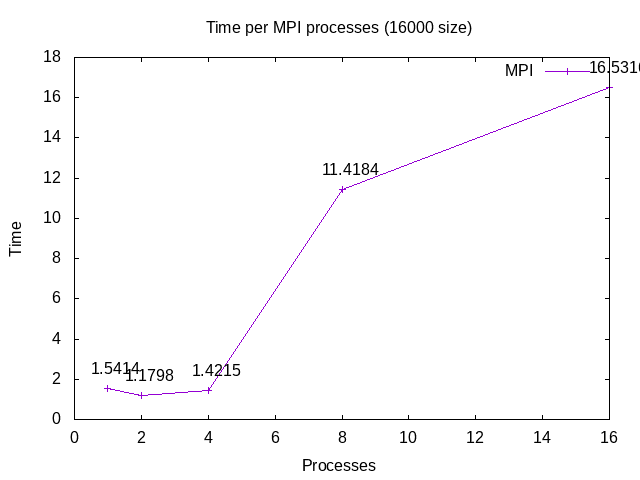

Write gnuplot code to recreate this figure.

    set terminal png
    set output 'plot.png'
    set title 'Time per MPI processes (16000 size)'
    set ylabel 'Time'
    set xlabel 'Processes'
    plot 'task2_data.txt' using 2:1 with linespoints title 'MPI',          'task2_data.txt' using 2:1:(sprintf("%.4f",$1)) with labels offset char 1,1 notitle
    